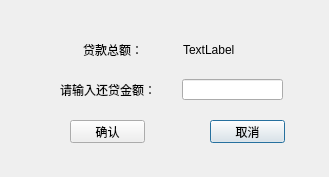
<?xml version="1.0" encoding="UTF-8"?>
<ui version="4.0">
 <class>PayLoanWin</class>
 <widget class="QDialog" name="PayLoanWin">
  <property name="geometry">
   <rect>
    <x>0</x>
    <y>0</y>
    <width>329</width>
    <height>177</height>
   </rect>
  </property>
  <property name="windowTitle">
   <string>还贷界面</string>
  </property>
  <widget class="QLabel" name="label">
   <property name="geometry">
    <rect>
     <x>60</x>
     <y>80</y>
     <width>111</width>
     <height>20</height>
    </rect>
   </property>
   <property name="text">
    <string>请输入还贷金额：</string>
   </property>
  </widget>
  <widget class="QLabel" name="ShowLoan">
   <property name="geometry">
    <rect>
     <x>183</x>
     <y>40</y>
     <width>101</width>
     <height>20</height>
    </rect>
   </property>
   <property name="text">
    <string>TextLabel</string>
   </property>
  </widget>
  <widget class="QPushButton" name="ExitButton">
   <property name="geometry">
    <rect>
     <x>210</x>
     <y>120</y>
     <width>75</width>
     <height>23</height>
    </rect>
   </property>
   <property name="text">
    <string>取消</string>
   </property>
  </widget>
  <widget class="QLineEdit" name="GetNum">
   <property name="geometry">
    <rect>
     <x>182</x>
     <y>79</y>
     <width>101</width>
     <height>21</height>
    </rect>
   </property>
  </widget>
  <widget class="QLabel" name="label_2">
   <property name="geometry">
    <rect>
     <x>83</x>
     <y>40</y>
     <width>61</width>
     <height>20</height>
    </rect>
   </property>
   <property name="text">
    <string>贷款总额：</string>
   </property>
  </widget>
  <widget class="QPushButton" name="YesButton">
   <property name="geometry">
    <rect>
     <x>70</x>
     <y>120</y>
     <width>75</width>
     <height>23</height>
    </rect>
   </property>
   <property name="text">
    <string>确认</string>
   </property>
  </widget>
 </widget>
 <resources/>
 <connections/>
</ui>
